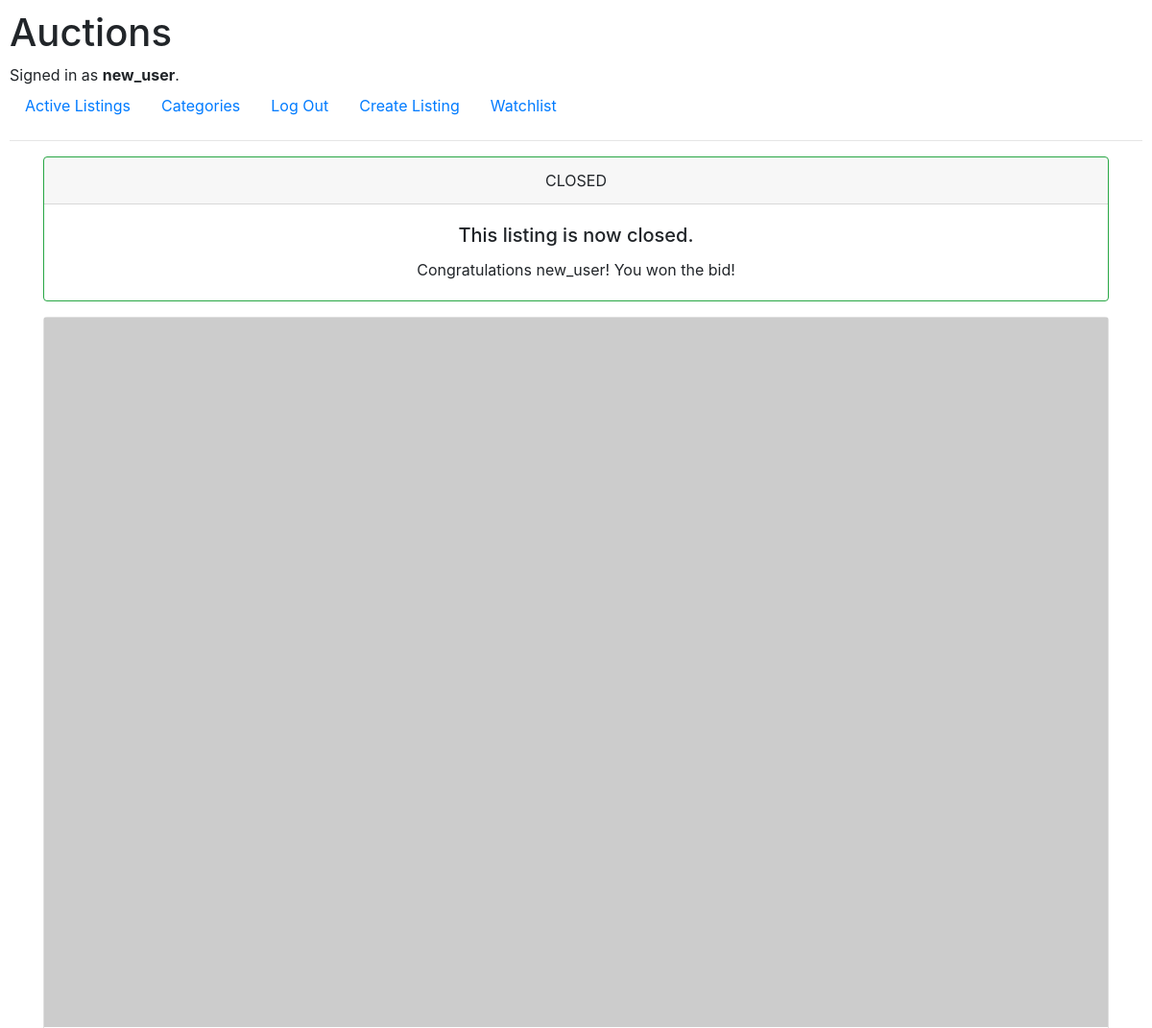
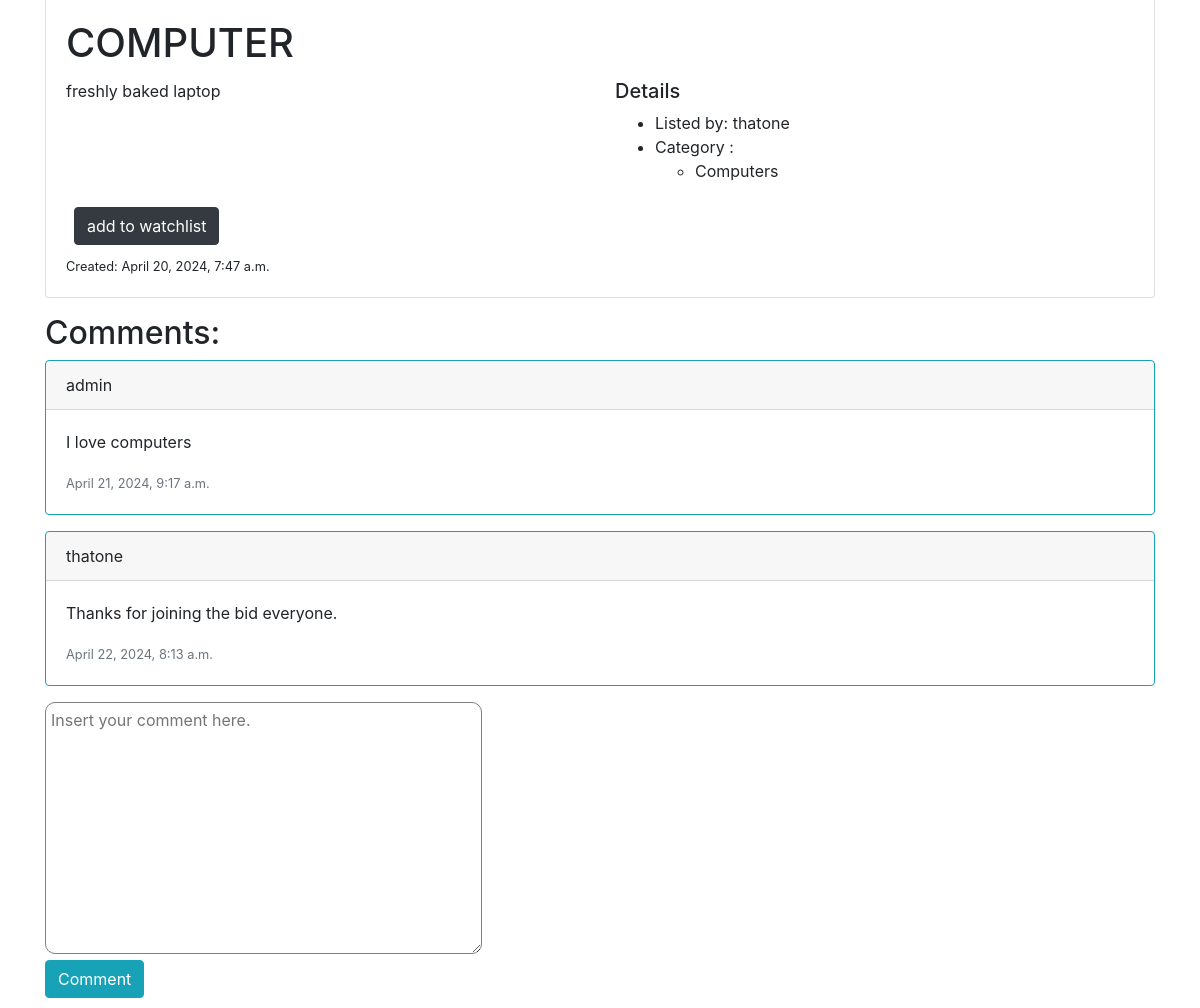
/23 (signed in), run on the app's committed database (2 pictures, top to bottom).
### auctions/models.py (models this page shows, shortened)
class User(AbstractUser):
    pass
    def __str__(self):
        return f"{self.username}"

class Bid(models.Model):
    item = models.ForeignKey(Listings, on_delete=models.CASCADE, related_name="bid")
    bidder = models.ForeignKey(User, on_delete=models.CASCADE, related_name="bids")
    bid = models.DecimalField(max_digits=20, decimal_places=2)
    timestamp = models.DateTimeField(auto_now_add=True)

class Listings(models.Model):
    title = models.CharField(max_length=64)
    description = models.TextField()
    image = models.URLField(blank=True)
    starting_bid = models.DecimalField(max_digits=20, decimal_places=2, validators=[MinValueValidator(0.1)])
    seller = models.ForeignKey(User, on_delete=models.CASCADE, related_name="listings")
    active = models.BooleanField(default=True)
    category = models.ManyToManyField(Category, blank=True, related_name="categories")
    timestamp = models.DateTimeField(auto_now_add=True)

class Category(models.Model):
    category = models.CharField(max_length=64, unique=True)
    def __str__(self):
        return f"{self.category}"

class Comment(models.Model):
    comment = models.TextField()
    item = models.ForeignKey(Listings, on_delete=models.CASCADE, related_name="comments")
    commenter = models.ForeignKey(User, on_delete=models.CASCADE, related_name="comments")
    timestamp = models.DateTimeField(auto_now_add=True)

### auctions/views.py (the view)
# urls.py: path("<int:listing_id>", views.view_listing, name="view_listing"),
def view_listing(request, listing_id):
    try:
        listing = Listings.objects.get(pk=listing_id)
    except Listings.DoesNotExist:
        messages.warning(request, "Listing does not exist", extra_tags="danger")
        return HttpResponseRedirect(reverse("index"))
    return render(request, "auctions/view_listing.html", {
        "listing": listing,
        "watchlist": watchlisted_user(listing),
        "max_bidder": max_bidder(listing),
        "max_bid": get_max_bid(listing),
        "comments": listing.comments.all(),
        "bid_form": BidForm(initial={"item":listing}),
        "comment_form": CommentForm(initial={"item":listing})
    })

### auctions/views.py (shortened to what this page needs)
class BidForm(ModelForm):
    class Meta:
        model = Bid
        fields = ["bid", "item"]
        widgets = {
            "item": HiddenInput(),
        }
        labels = {
            "bid": _("Bid ($)"),
        }

class CommentForm(ModelForm):
    class Meta:
        model = Comment
        fields = ["comment",  "item"]
        widgets = {
            "item": HiddenInput(),
            "comment": Textarea(attrs={"placeholder":"Insert your comment here."})
        }
        labels = {
            "comment": ""
        }

### auctions/helpers.py (called while the page is built)
def get_max_bid(listing):
    max = listing.bid.all().aggregate(Max("bid"))
    if max["bid__max"] != None:
        return max['bid__max']
    else:
        return listing.starting_bid

def watchlisted_user(listing):
    user_list = []
    for list in listing.watchlist.all():
        user_list.append(list.user)
    return user_list

def max_bidder(listing):
    return listing.bid.all().order_by('bid').last

### auctions/templates/auctions/view_listing.html (shortened to what this page needs)
{% extends "auctions/layout.html" %}
{% block body %}
<div class="container">
    {% if not listing.active%}
    <div class="card border-success mb-3 text-center">
        <div class="card-header">
          CLOSED
        </div>
        <div class="card-body">
          <h5 class="card-title">This listing is now closed.</h5>
          {%if max_bidder != None and max_bidder.bidder == user %}
          <p class="card-text">Congratulations {{max_bidder.bidder.username}}! You won the bid!</p>
          {%endif%}
        </div>
      </div>
    {%endif%}
    <div class="card mb-3">
        {% if listing.image == '' %}
            {%load static%}
            {% else %}
            <img src={{listing.image}} alt={{listing.title}}>
        {% endif %}
        <div class="card-body">
          <h1 class="card-title">{{listing.title.upper}}</h1>
          <div class="row">
            <div class="col-sm-6">
                <p class="card-text">{{listing.description}}</p>
            </div>
            <div class="col-sm-6">
                <h5>Details</h5>
                <ul>
                    <li>Listed by: {{listing.seller.username}}</li>
                    <li>Category :
                        {% if not listing.category.all %}
                            No categories listed
                        {%else%}
                        <ul>
                        {% for category in listing.category.all%}
                        <li>{{ category }}</li>
                        {% endfor %}
                        </ul>
                        {% endif %}
                    </li>
                </ul>
            </div>
        </div>
        <div class="row">
            {% if user.is_authenticated%}
            <div class="col-sm-6">
                <div class="m-2">
                    <form action="{% url 'watchlist' %}" method="POST">
                    <button type="button submit" class="btn btn-dark"
                        style="--bs-btn-font-size: .3rem;">
                            {% if user in watchlist%}
                            remove from watchlist
                            {% else %}
                            add to watchlist
                            {%endif%}
                    </button>
                </form>
                </div>
            </div>
            {% endif%}
        </div>
          <p class="card-text"><small class="text-body-secondary">Created: {{listing.timestamp}}</small></p>
        </div>
      </div>
    <h2>Comments:</h2>
    {% for comment in comments%}
    <div class="card border-info mb-3" style="display:flex;"">
        <div class="card-header">{{comment.commenter}}</div>
        <div class="card-body">
          <p class="card-text">{{comment.comment}} </p>
          <small class="text-secondary">{{comment.timestamp}}</small>
        </div>
      </div>
    {% endfor %}
    {% if user.is_authenticated%}
    <form action="{% url 'create_comment' listing.id %}" method="POST">
        {{comment_form}}
        <button type="button submit" class="btn btn-info"
        style="--bs-btn-font-size: .3rem;">Comment</button>
    </form>
    {%endif%}
</div>
{% endblock %}

### auctions/templates/auctions/layout.html (shortened to what this page needs)
{% load static %}
<!DOCTYPE html>
<html lang="en">
    <head>
        <link rel="stylesheet" href="https://stackpath.bootstrapcdn.com/bootstrap/4.4.1/css/bootstrap.min.css">
        <link href="{% static 'auctions/styles.css' %}" rel="stylesheet">
    </head>
    <body>
        <h1>Auctions</h1>
        <div>
            {% if user.is_authenticated %}
                Signed in as <strong>{{ user.username }}</strong>.
            {% else %}
                Not signed in.
            {% endif %}
        </div>
        <ul class="nav">
            <li class="nav-item">
                <a class="nav-link" href="{% url 'index' %}">Active Listings</a>
            </li>
            <li class="nav-item">
                <a class="nav-link" href="{% url 'categories' %}">Categories</a>
            </li>
            {% if user.is_authenticated %}
                <li class="nav-item">
                    <a class="nav-link" href="{% url 'logout' %}">Log Out</a>
                </li>
                <li class="nav-item">
                    <a class="nav-link" href="{% url 'create' %}">Create Listing</a>
                </li>
                <li class="nav-item">
                    <a class="nav-link" href="{% url 'watchlist' %}">Watchlist</a>
                </li>
            {% endif %}
        </ul>
        <hr>
        {% block body %}
        {% endblock %}
    </body>
</html>

### auctions/static/auctions/styles.css (style rules this page uses)
body { padding: 10px; }
input, textarea { border-radius: 10px; padding: 5px; border: 1px solid gray; }

### data on the page
User: username "new_user"
Bid: bidder.username "new_user"
Listings: title "COMPUTER", description "freshly baked laptop", seller.username "thatone", timestamp "April 20, 2024, 7:47 a.m."
Category: category "Computers"
Comment: commenter "admin", comment "I love computers", timestamp "April 21, 2024, 9:17 a.m."
Comment: commenter "thatone", comment "Thanks for joining the bid everyone.", timestamp "April 22, 2024, 8:13 a.m."
